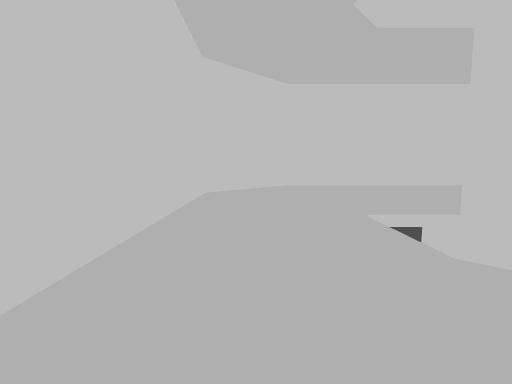
view 1 (above)

14 first-person views from a walk through a level from a Godot 3-D game. The camera is 1.5 m above the floor, tilts 6° down and sees 85° across. The floor is counted in squares, 1 m on a side. Each view is taken from the middle of a square. On the plan, view 1 faces up. The plan holds only what a view shows up to about 14 squares ahead; the rest is blank. Surface patterns are stand-ins for the level's own textures.

view 2
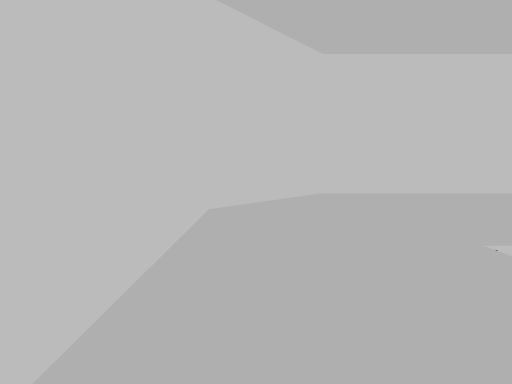

view 3
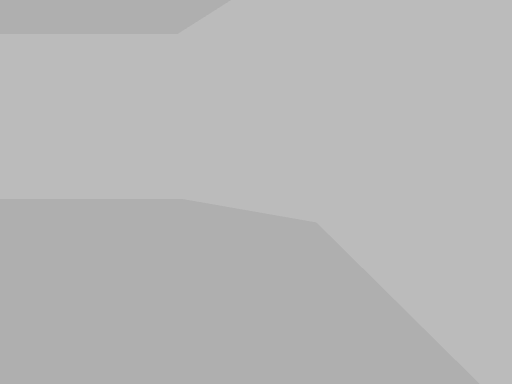

view 4
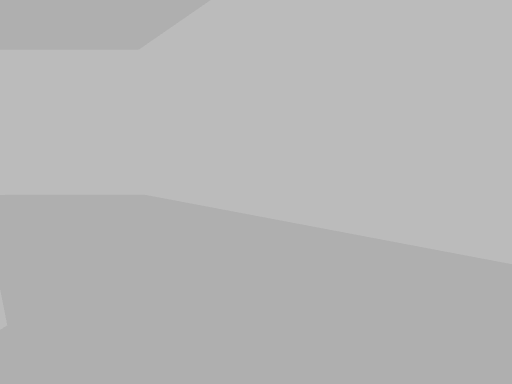

view 5
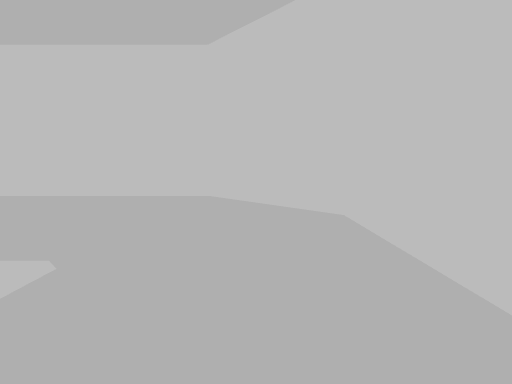

view 6
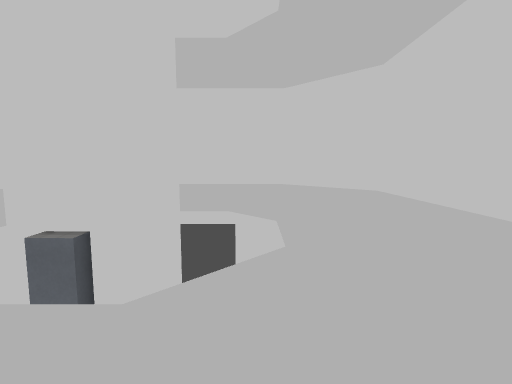

view 7
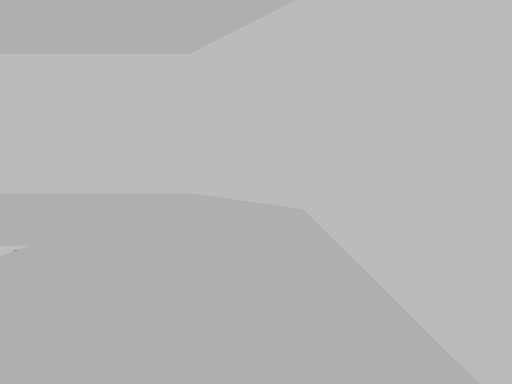

view 8
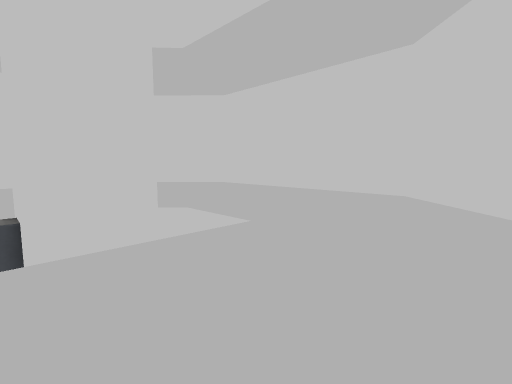

view 9
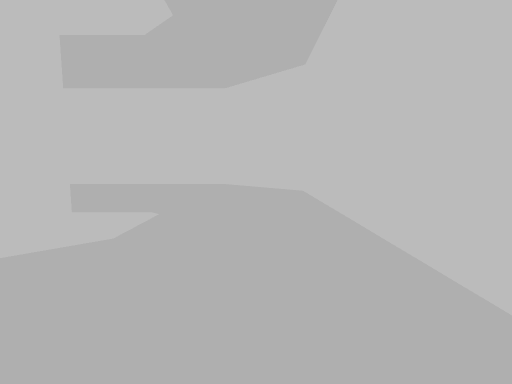

view 10
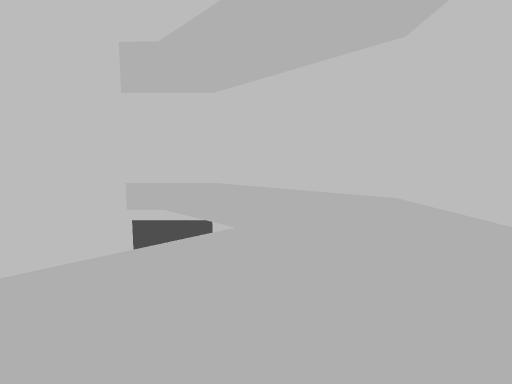

view 11
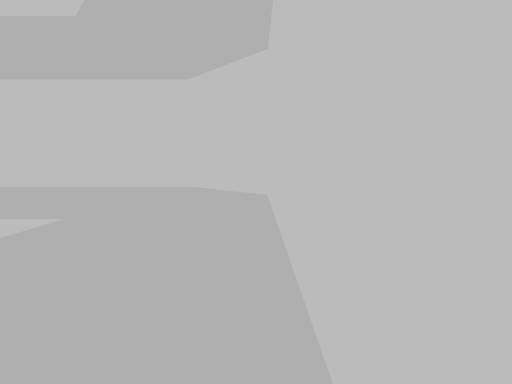

view 12
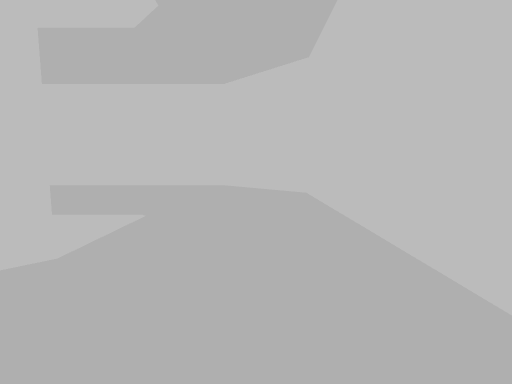

view 13
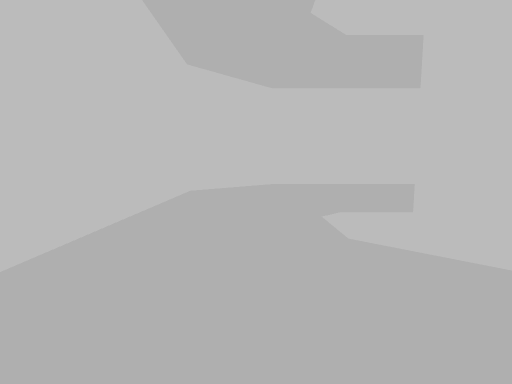

view 14
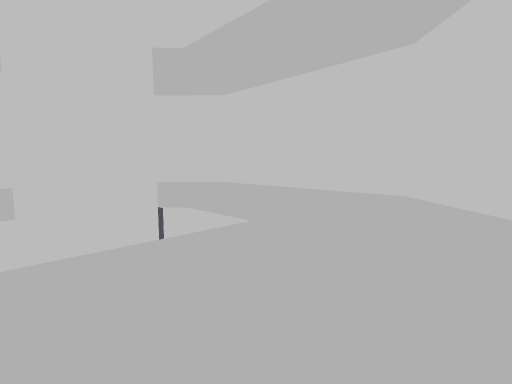

### Floor plan
Key: @ floor where view 1 was taken; # wall or solid block; . floor; v drop or lower ground.
Columns run from 3 left of view 1 to 20 right of it. Each row starts with its distance up from view 1.
 19     ################
 18    ##..............##
 17   ##................##
 16  ##..................##
 15 ##....................##
 14 #......................#
 13 #........vvvvvv........#
 12 #.......v      v.......#
 11 #......v        v......#
 10 #.....v          v.....#
  9 #.....v   vvvv   v.....#
  8 #.....v   v  v   v.....#
  7 #.....v   v  v   v.....#
  6 #.....v   vvvv   v.....#
  5 #.....v    vv    v.....#
  4 #......v        v......#
  3 #.......v      v.......#
  2 #........vvvvvv........#
  1 #......................#
  0 ##.@..................##
 -1  ##..................##
 -2   ##................##
 -3    ##..............##
 -4     ################

Positions as (right, up) in squares from view 1, and headings:
1: (0, 0), facing up
2: (-1, 5), facing up
3: (-1, 8), facing down
4: (2, 2), facing down-right
5: (7, -1), facing right
6: (13, -1), facing up
7: (18, 5), facing up
8: (19, 5), facing up-left
9: (17, 16), facing left
10: (10, 18), facing down-left
11: (-2, 14), facing down
12: (0, 15), facing down
13: (0, 15), facing right
14: (-2, 10), facing down-right
